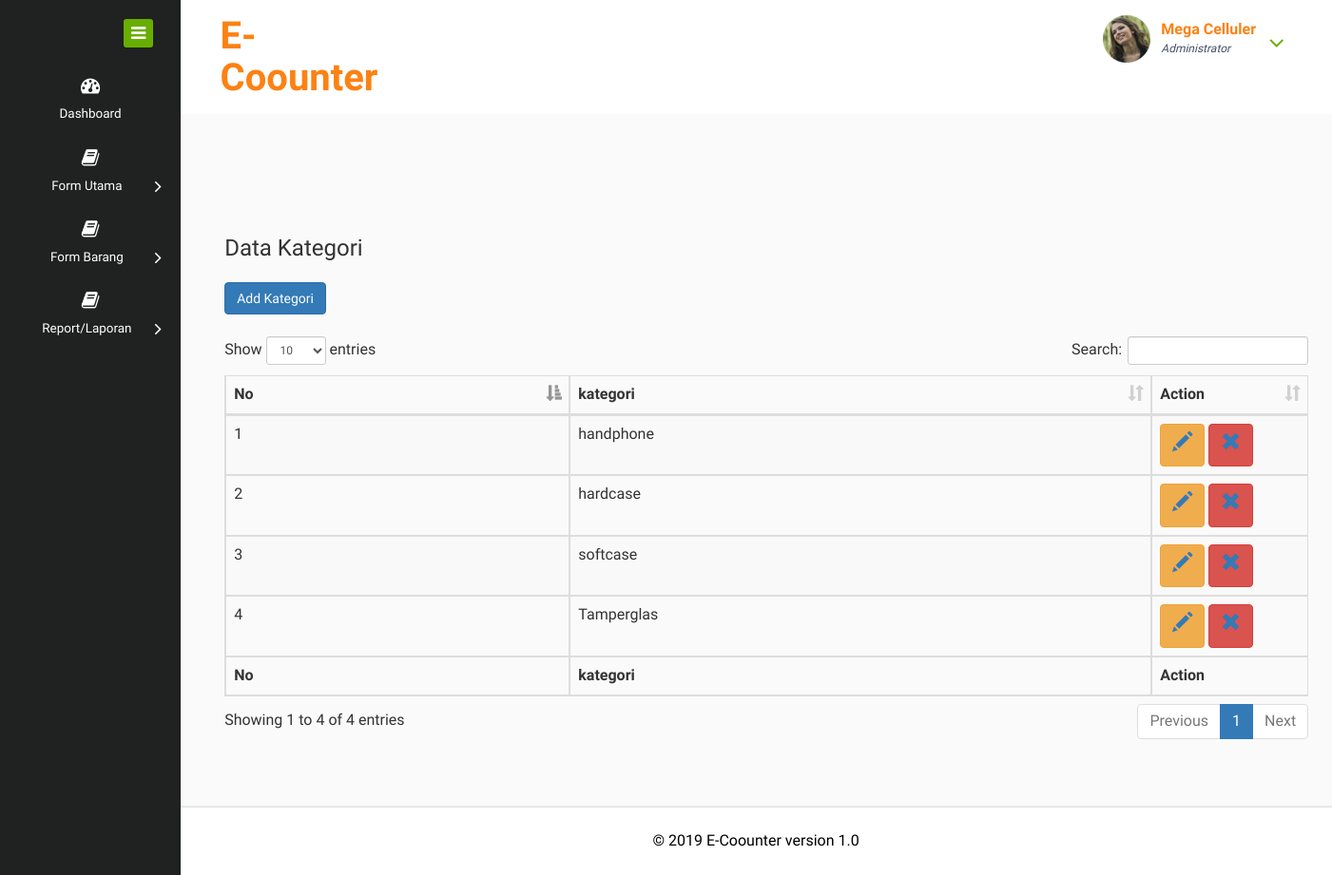
Page /coounter/index.php/admin/form_kategori on the committed database.
### tables this page shows
CREATE TABLE `kategori` (
  `id_kategori` int(11) NOT NULL,
  `kategori` varchar(50) NOT NULL
);

### coounter/application/controllers/admin.php (called while the page is built, shortened)
<?php
class Admin extends CI_Controller {
	 function __construct(){
		$this->load->helper('url');
		$this->load->library('session');
		$this->load->model('admin_model');
	}
	public function form_kategori()
		{
			$data['kategori']=$this->admin_model->get_all_kategori();
			$this->load->view('admin/kategori',$data);
		}
}

### coounter/index.php (called while the page is built, shortened)
<?php
require_once BASEPATH.'core/CodeIgniter.php';

### coounter/application/models/Admin_model.php (called while the page is built, shortened)
<?php
class Admin_model extends CI_Model
{
public function get_all_kategori()
{
$this->db->from('kategori');
$query=$this->db->get();
return $query->result();
}
}

### coounter/application/views/admin/kategori.php (the view, shortened to what this page needs)
<?php
	include	'head.php';
?>
	<div class="inner-block">
	<!DOCTYPE html>
<html>
    <head>
  </head>
  <body>
  <?php
  $table_11='table_id1';
  $add1='add_book1()';
  $edit_11='edit_book1';
  $delete_11='delete_book1';
  ?>
  <div class="container">
    <center>
</center>
    <h3>Data	Kategori</h3>
    <br />
    <button class="btn btn-primary" onclick="<?php	echo	$add1;?>"> Add Kategori</button>
    <br />
    <br />
    <table id="<?php	echo	$table_11;?>" class="table table-striped table-bordered" cellspacing="0" width="100%">
      <thead>
        <tr>
					<th>No</th>
					<th>kategori</th>
          <th style="width:125px;">Action</p></th>
        </tr>
      </thead>
      <tbody>
				<?php
				$no=1;
				foreach($kategori as $book){?>
				     <tr>
				         <td><?php echo $no++;?></td>
								 <td><?php echo $book->kategori;?></td>
								<td>
									<button class="btn btn-warning" onclick="<?php	echo	$edit_11;?>(<?php echo $book->id_kategori;?>)"><i class="glyphicon glyphicon-pencil"></i></button>
									<button class="btn btn-danger" onclick="<?php	echo	$delete_11;?>(<?php echo $book->id_kategori;?>)"><i class="glyphicon glyphicon-remove"></i></button>
								</td>
				      </tr>
				     <?php }?>
      </tbody>
      <tfoot>
        <tr>
          			<th>No</th>
					<th>kategori</th>
          <th>Action</th>
        </tr>
      </tfoot>
    </table>
  </div>
  </body>
</html>
</div>
<?php
	include	'sidemenu.php';
?>

### rows in the picture
kategori: kategori "handphone"
kategori: kategori "hardcase"
kategori: kategori "softcase"
kategori: kategori "Tamperglas"
